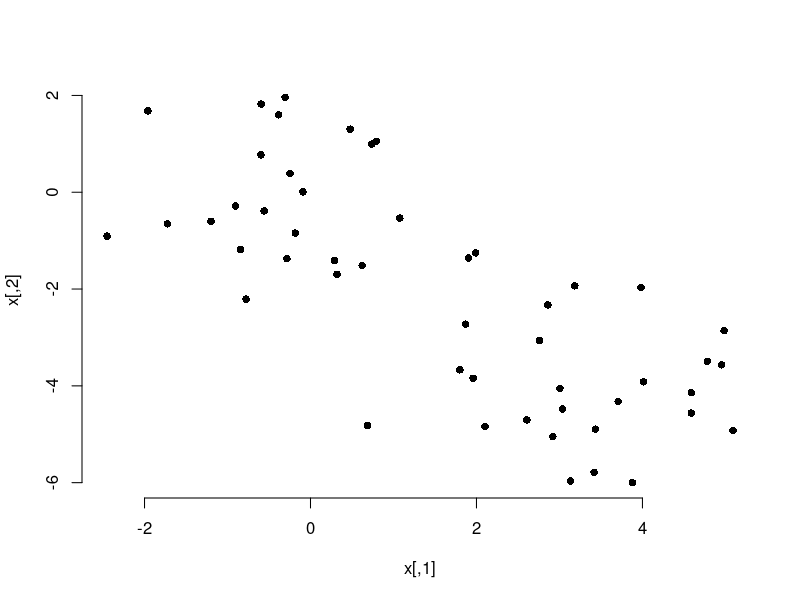
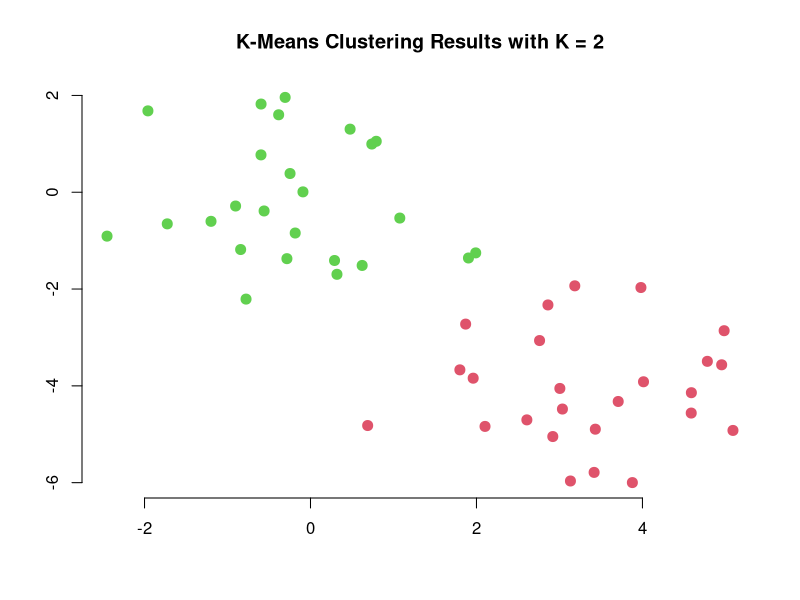
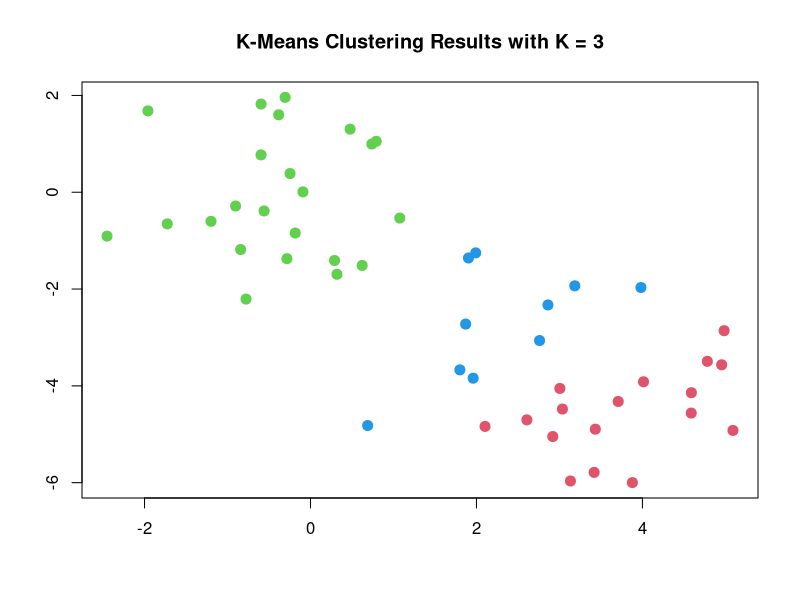
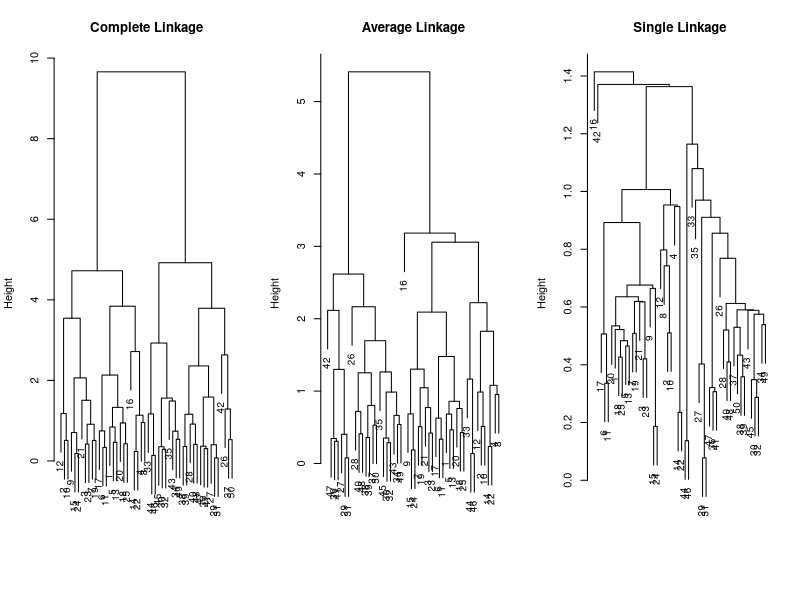
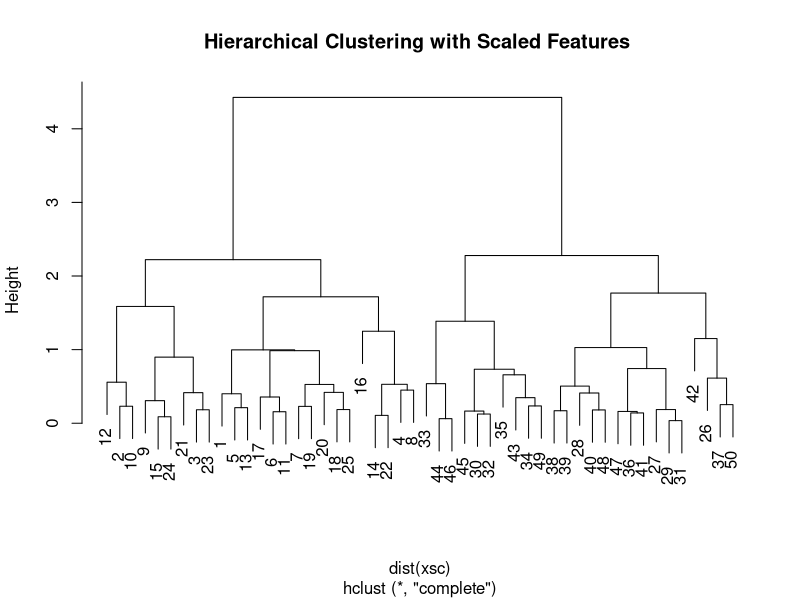
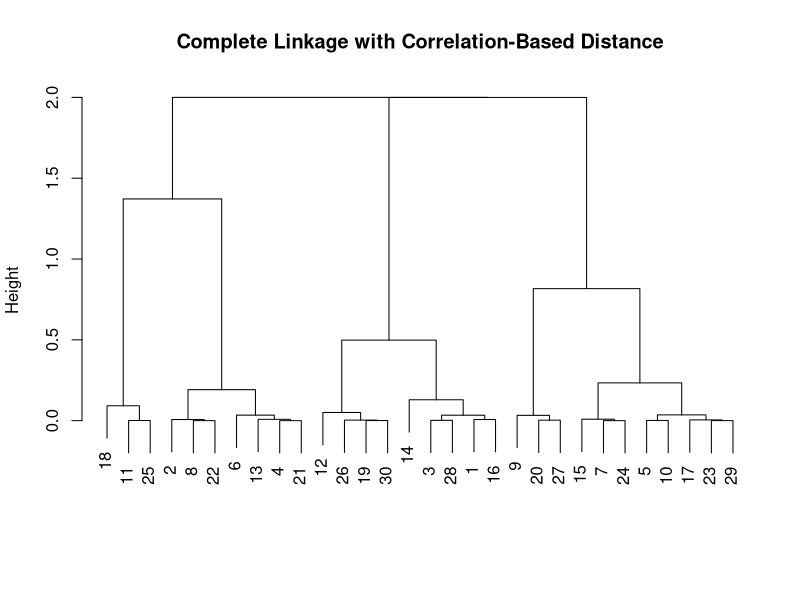

Write the R code that produced these figures, in order.
## ---- chunk 1
knitr::opts_chunk$set(echo = TRUE)
## ---- chunk 2
set.seed(2)

# Fake data: 2 columns of 50 obs from standard normal
x <- matrix(rnorm(50 * 2), ncol = 2)

# Adding a systematic offset to first half of col 1 and 2
x[1:25, 1] <- x[1:25, 1] + 3  # offset by 3
x[1:25, 2] <- x[1:25, 2] - 4  # offset by -4

# Visualize the data
plot(x, pch = 16, bty = "n")
## ---- chunk 3
# Run K-means clustering
km_out <- kmeans(x, 2, nstart = 20)

# For each observation what cluster has it been assigned to?
km_out$cluster
## ---- chunk 4
# How are the observations clustered?
plot(x, col = (km_out$cluster + 1),  # plus because the first color is black 
main = "K-Means Clustering Results with K = 2", 
xlab = "", ylab = "", pch = 20, cex = 2, bty = "n")
## ---- chunk 5
# K = 3
set.seed(4)
km_out_2 <- kmeans(x, 3, nstart = 20)
km_out_2
## ---- chunk 6
# Visualize again cluster assignment
plot(x, col = (km_out_2$cluster + 1), 
main = "K-Means Clustering Results with K = 3", 
xlab = "", ylab = "", pch = 20, cex = 2)
## ---- chunk 7
# Set nstart large enough
set.seed(3)

km_out_3 <- kmeans(x, 3, nstart = 1)
km_out_3$tot.withinss  # this is the total within-cluster sum of squares, which we seek to minimize by performing K-means clustering

km_out_4 <- kmeans(x, 3, nstart = 20)
km_out_4$tot.withinss
## ---- chunk 8
# Run clustering
hc_complete <- hclust(dist(x), method = "complete")
hc_average <- hclust(dist(x), method = "average")
hc_single <- hclust(dist(x), method = "single")
## ---- chunk 9
# Complete (maximum distance)
par(mfrow = c(1, 3))
plot(hc_complete, main = "Complete Linkage", 
xlab = "", sub = "", cex = 0.9)

# Average
plot(hc_average, main = "Average Linkage", 
xlab = "", sub = "", cex = 0.9)

# Mimimum distance
plot(hc_single, main = "Single Linkage", 
xlab = "", sub = "", cex = 0.9)
## ---- chunk 10
# Cluster assignment for 2 clusters
cutree(hc_complete, 2)

cutree(hc_average, 2)

cutree(hc_single, 2)

# Cluster assignment for 4 clusters
cutree(hc_single, 4)
## ---- chunk 11
# Scaling to get variable on the same scale
xsc <- scale(x)
par(mfrow = c(1,1) )
plot(hclust(dist(xsc), method = "complete"), 
main = "Hierarchical Clustering with Scaled Features ")
## ---- chunk 12
# Use different similarity measure
x <- matrix(rnorm(30 * 3), ncol = 3)  # new fake data
dd <- as.dist(1 - cor(t(x)))
plot(hclust(dd, method = "complete"), 
main = "Complete Linkage with Correlation-Based Distance", 
xlab = "", sub = "")
